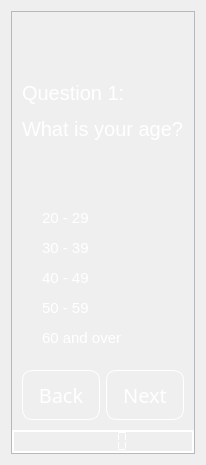
                <widget class="QWidget" name="Q_1">
                 <layout class="QVBoxLayout" name="verticalLayout_27">
                  <item>
                   <widget class="QFrame" name="frame_30">
                    <property name="frameShape">
                     <enum>QFrame::StyledPanel</enum>
                    </property>
                    <property name="frameShadow">
                     <enum>QFrame::Raised</enum>
                    </property>
                    <layout class="QVBoxLayout" name="verticalLayout_23">
                     <property name="spacing">
                      <number>0</number>
                     </property>
                     <property name="leftMargin">
                      <number>0</number>
                     </property>
                     <property name="topMargin">
                      <number>0</number>
                     </property>
                     <property name="rightMargin">
                      <number>0</number>
                     </property>
                     <property name="bottomMargin">
                      <number>0</number>
                     </property>
                     <item>
                      <widget class="QFrame" name="frame_31">
                       <property name="styleSheet">
                        <string notr="true">background:rgba(0,0,0,0);
color: rgb(255, 255, 255);</string>
                       </property>
                       <property name="frameShape">
                        <enum>QFrame::StyledPanel</enum>
                       </property>
                       <property name="frameShadow">
                        <enum>QFrame::Raised</enum>
                       </property>
                       <layout class="QVBoxLayout" name="verticalLayout_26">
                        <item>
                         <widget class="QLabel" name="label_5">
                          <property name="font">
                           <font>
                            <pointsize>15</pointsize>
                           </font>
                          </property>
                          <property name="styleSheet">
                           <string notr="true">color: rgb(255, 255, 255);</string>
                          </property>
                          <property name="text">
                           <string>&lt;html&gt;&lt;head/&gt;&lt;body&gt;&lt;p&gt;&lt;br/&gt;&lt;/p&gt;&lt;p&gt;Question 1:&lt;/p&gt;&lt;p&gt;What is your age?&lt;/p&gt;&lt;p&gt;&lt;br/&gt;&lt;/p&gt;&lt;/body&gt;&lt;/html&gt;</string>
                          </property>
                          <property name="alignment">
                           <set>Qt::AlignLeading|Qt::AlignLeft|Qt::AlignVCenter</set>
                          </property>
                         </widget>
                        </item>
                        <item>
                         <widget class="QRadioButton" name="Q1_E">
                          <property name="font">
                           <font>
                            <pointsize>11</pointsize>
                           </font>
                          </property>
                          <property name="text">
                           <string>20 - 29</string>
                          </property>
                         </widget>
                        </item>
                        <item>
                         <widget class="QRadioButton" name="Q1_D">
                          <property name="font">
                           <font>
                            <pointsize>11</pointsize>
                           </font>
                          </property>
                          <property name="text">
                           <string>30 - 39</string>
                          </property>
                         </widget>
                        </item>
                        <item>
                         <widget class="QRadioButton" name="Q1_C">
                          <property name="font">
                           <font>
                            <pointsize>11</pointsize>
                           </font>
                          </property>
                          <property name="text">
                           <string>40 - 49</string>
                          </property>
                         </widget>
                        </item>
                        <item>
                         <widget class="QRadioButton" name="Q1_B">
                          <property name="font">
                           <font>
                            <pointsize>11</pointsize>
                           </font>
                          </property>
                          <property name="text">
                           <string>50 - 59</string>
                          </property>
                         </widget>
                        </item>
                        <item>
                         <widget class="QRadioButton" name="Q1_A">
                          <property name="font">
                           <font>
                            <pointsize>11</pointsize>
                           </font>
                          </property>
                          <property name="text">
                           <string>60 and over</string>
                          </property>
                         </widget>
                        </item>
                       </layout>
                      </widget>
                     </item>
                     <item>
                      <widget class="QFrame" name="frame_32">
                       <property name="styleSheet">
                        <string notr="true">background:rgba(0,0,0,0);</string>
                       </property>
                       <property name="frameShape">
                        <enum>QFrame::StyledPanel</enum>
                       </property>
                       <property name="frameShadow">
                        <enum>QFrame::Raised</enum>
                       </property>
                       <layout class="QHBoxLayout" name="horizontalLayout_8">
                        <item>
                         <widget class="QPushButton" name="btn_back_Q1">
                          <property name="minimumSize">
                           <size>
                            <width>0</width>
                            <height>50</height>
                           </size>
                          </property>
                          <property name="maximumSize">
                           <size>
                            <width>500</width>
                            <height>16777215</height>
                           </size>
                          </property>
                          <property name="font">
                           <font>
                            <family>century gothic</family>
                            <pointsize>15</pointsize>
                           </font>
                          </property>
                          <property name="styleSheet">
                           <string notr="true">QPushButton
{
	background: transparent;
	border-radius: 10px;
	color: rgb(255, 255, 255);
	border: 1px solid rgb(255, 255, 255)
}

QPushButton:hover
{
	background-color: rgb(0, 170, 255);
}</string>
                          </property>
                          <property name="text">
                           <string>Back</string>
                          </property>
                         </widget>
                        </item>
                        <item>
                         <widget class="QPushButton" name="btn_Q_2">
                          <property name="minimumSize">
                           <size>
                            <width>0</width>
                            <height>50</height>
                           </size>
                          </property>
                          <property name="maximumSize">
                           <size>
                            <width>500</width>
                            <height>16777215</height>
                           </size>
                          </property>
                          <property name="font">
                           <font>
                            <family>century gothic</family>
                            <pointsize>15</pointsize>
                           </font>
                          </property>
                          <property name="styleSheet">
                           <string notr="true">QPushButton
{
	background: transparent;
	border-radius: 10px;
	color: rgb(255, 255, 255);
	border: 1px solid rgb(255, 255, 255)
}

QPushButton:hover
{
	background-color: rgb(0, 170, 255);
}</string>
                          </property>
                          <property name="text">
                           <string>Next</string>
                          </property>
                         </widget>
                        </item>
                       </layout>
                      </widget>
                     </item>
                     <item>
                      <widget class="QLCDNumber" name="lcdNumber_2">
                       <property name="maximumSize">
                        <size>
                         <width>16777215</width>
                         <height>200</height>
                        </size>
                       </property>
                       <property name="font">
                        <font>
                         <pointsize>10</pointsize>
                        </font>
                       </property>
                       <property name="styleSheet">
                        <string notr="true">color: rgb(255, 255, 255);</string>
                       </property>
                       <property name="frameShape">
                        <enum>QFrame::WinPanel</enum>
                       </property>
                       <property name="frameShadow">
                        <enum>QFrame::Plain</enum>
                       </property>
                       <property name="segmentStyle">
                        <enum>QLCDNumber::Flat</enum>
                       </property>
                       <property name="intValue" stdset="0">
                        <number>0</number>
                       </property>
                      </widget>
                     </item>
                    </layout>
                   </widget>
                  </item>
                 </layout>
                </widget>
